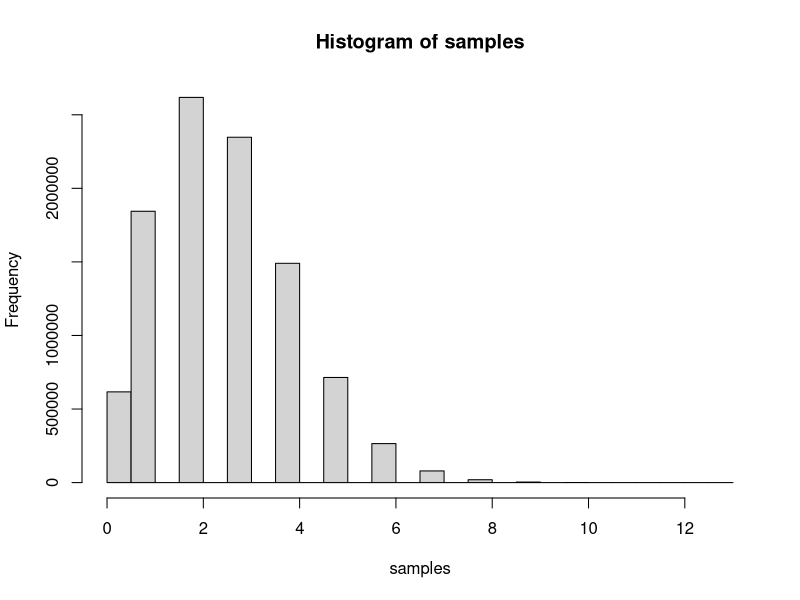
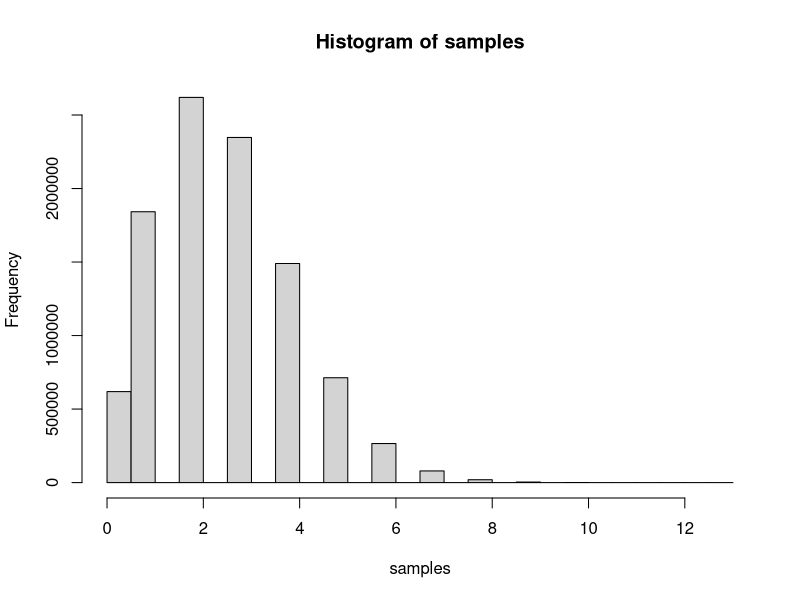

Source code (R) for these figures, in order:
## ---- chunk 1
knitr::opts_chunk$set(echo = TRUE)
## ---- chunk 2
# P(X = 3)
dbinom(3, 20, 0.13)
# P(X <= 3)
pbinom(3, 20, 0.13)       
# P(X > 3)
1 - pbinom(3, 20, 0.13)
pbinom(3, 20, 0.13, lower.tail = FALSE)
## ---- chunk 3
1 - pbinom(95, 100, 0.94)
## ---- chunk 4
# 6!
factorial(6)
# 20 choose 3
choose(20, 3)
## ---- chunk 5
set.seed(56)
rbinom(1, 20, 0.13)
## ---- chunk 6
samples <- rbinom(10000000, 20, 0.13)
## ---- chunk 7
hist(samples)
mean(samples)
## ---- chunk 8
samples <- rbinom(10000000, 20, 0.13)
mean(samples)
hist(samples)
## ---- chunk 9
students <- c(1, 1, 4, 2, 0, 0, 2, 4, 3, 1)
students
mean(students)
## ---- chunk 10
# P(X = 0)
dpois(0, 1.8)
# P(X >= 5) = P(X > 4) = 1 - P(X <= 4)
1 - ppois(4, 1.8)
ppois(4, 1.8, lower.tail = FALSE)
## ---- chunk 11
1 - ppois(2, 1.8)
ppois(2, 1.8, lower.tail = F)
